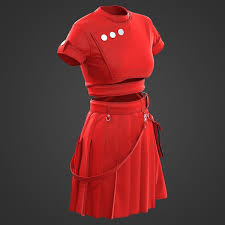
#> input picture images.jpeg, 225 x 225 px
$ python -i deepfake_generator.py   (imports and definitions only)
#> lines starting #> are read from the running program, lines starting #| are printed output that depends on the picture
#> further down, picture is the input picture: shape (225, 225, 3); mean B, G, R 50, 50, 99.5
import cv2
import numpy as np

def refinar_imagem_deepfake(imagem_entrada):
    """
    Simula o refinamento de uma imagem de try-on usando técnicas de deepfake/IA generativa.

    Esta função aplica filtros de suavização e ajustes de cor para simular a harmonização
    da roupa aplicada com a iluminação e sombras do corpo da pessoa, tornando o resultado
    mais realista.

    Args:
        imagem_entrada (np.array): Imagem BGR com a roupa aplicada (saída do try_on.py).

    Returns:
        np.array: Imagem BGR refinada.
    """
    if imagem_entrada is None:
        return None

    # 1. Suavização (Blur) para simular a harmonização de bordas
    imagem_suavizada = cv2.GaussianBlur(imagem_entrada, (5, 5), 0)
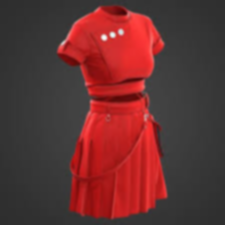
#> imagem_suavizada: shape (225, 225, 3); mean B, G, R 50, 50, 99.5

    # 2. Ajuste de Cor (Simulação de harmonização de iluminação)
    hsv = cv2.cvtColor(imagem_suavizada, cv2.COLOR_BGR2HSV)
#> hsv: shape (225, 225, 3); mean H, S, V 12.2, 69.2, 99.6
    h, s, v = cv2.split(hsv)
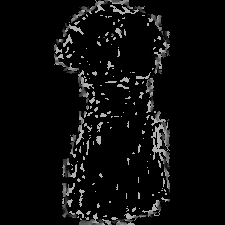
#> h: shape (225, 225); min 0, max 179, mean 12.2
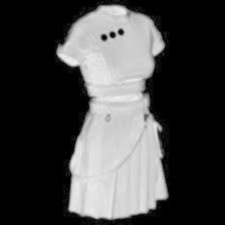
#> s: shape (225, 225); min 0, max 241, mean 69.2
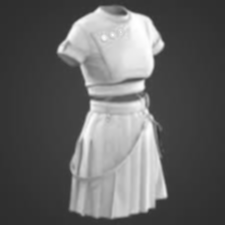
#> v: shape (225, 225); min 46, max 255, mean 99.6

    # Aumenta ligeiramente o brilho (Valor) para simular uma iluminação mais uniforme
    v = cv2.add(v, 10)
    v[v > 255] = 255

    final_hsv = cv2.merge((h, s, v))
#> final_hsv: shape (225, 225, 3); mean H, S, V 12.2, 69.2, 109.6
    imagem_refinada = cv2.cvtColor(final_hsv, cv2.COLOR_HSV2BGR)

    # 3. Mistura (Blending) da imagem original com a refinada para um efeito sutil
    alpha = 0.7 # Peso da imagem refinada
    beta = 1.0 - alpha # Peso da imagem original
    imagem_final = cv2.addWeighted(imagem_refinada, alpha, imagem_entrada, beta, 0)

    return imagem_final

# [3 lines not run here, left out]

>>> import cv2
>>> picture = cv2.imread('../images.jpeg')
>>> result = refinar_imagem_deepfake(picture)
